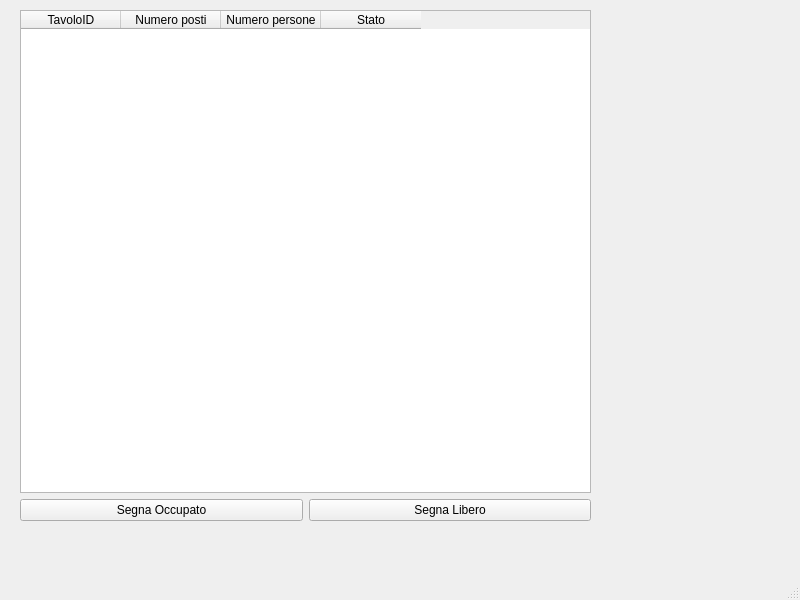
<?xml version="1.0" encoding="UTF-8"?>
<ui version="4.0">
 <class>MainWindow</class>
 <widget class="QMainWindow" name="MainWindow">
  <property name="geometry">
   <rect>
    <x>0</x>
    <y>0</y>
    <width>800</width>
    <height>600</height>
   </rect>
  </property>
  <property name="windowTitle">
   <string>MainWindow</string>
  </property>
  <widget class="QWidget" name="centralwidget">
   <widget class="QWidget" name="">
    <property name="geometry">
     <rect>
      <x>20</x>
      <y>10</y>
      <width>571</width>
      <height>511</height>
     </rect>
    </property>
    <layout class="QGridLayout" name="gridLayout">
     <item row="1" column="0">
      <widget class="QPushButton" name="pushButton_segnaOccupato">
       <property name="text">
        <string>Segna Occupato</string>
       </property>
      </widget>
     </item>
     <item row="1" column="1">
      <widget class="QPushButton" name="pushButton_segnaLibero">
       <property name="text">
        <string>Segna Libero</string>
       </property>
      </widget>
     </item>
     <item row="0" column="0" colspan="2">
      <widget class="QTableWidget" name="tableWidget_listaTavoli">
       <column>
        <property name="text">
         <string>TavoloID</string>
        </property>
       </column>
       <column>
        <property name="text">
         <string>Numero posti</string>
        </property>
       </column>
       <column>
        <property name="text">
         <string>Numero persone</string>
        </property>
       </column>
       <column>
        <property name="text">
         <string>Stato</string>
        </property>
       </column>
      </widget>
     </item>
    </layout>
   </widget>
  </widget>
  <widget class="QMenuBar" name="menubar">
   <property name="geometry">
    <rect>
     <x>0</x>
     <y>0</y>
     <width>800</width>
     <height>24</height>
    </rect>
   </property>
  </widget>
  <widget class="QStatusBar" name="statusbar"/>
 </widget>
 <resources/>
 <connections/>
</ui>
